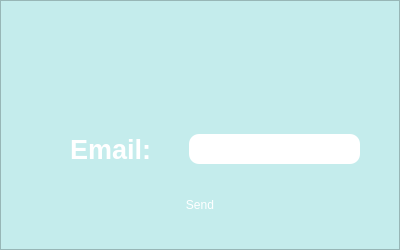
<?xml version="1.0" encoding="UTF-8"?>
<ui version="4.0">
 <class>emailPopUp</class>
 <widget class="QWidget" name="emailPopUp">
  <property name="geometry">
   <rect>
    <x>0</x>
    <y>0</y>
    <width>400</width>
    <height>250</height>
   </rect>
  </property>
  <property name="windowTitle">
   <string>Form</string>
  </property>
  <property name="styleSheet">
   <string notr="true">background-color: rgb(196, 236, 236);</string>
  </property>
  <widget class="QFrame" name="emailPopUp_2">
   <property name="geometry">
    <rect>
     <x>0</x>
     <y>0</y>
     <width>400</width>
     <height>250</height>
    </rect>
   </property>
   <property name="maximumSize">
    <size>
     <width>500</width>
     <height>600</height>
    </size>
   </property>
   <property name="styleSheet">
    <string notr="true">background: qlineargradient(
    x1: 0, y1: 0, x2: 1, y2: 1,
    stop: 0 rgba(39, 113, 90, 1), stop: 1 rgba(210, 254, 254, 1)
);</string>
   </property>
   <property name="frameShape">
    <enum>QFrame::StyledPanel</enum>
   </property>
   <property name="frameShadow">
    <enum>QFrame::Raised</enum>
   </property>
   <widget class="QPushButton" name="logoButton">
    <property name="geometry">
     <rect>
      <x>165</x>
      <y>40</y>
      <width>70</width>
      <height>70</height>
     </rect>
    </property>
    <property name="font">
     <font>
      <family>Arial</family>
      <underline>false</underline>
     </font>
    </property>
    <property name="styleSheet">
     <string notr="true">background:none;
border: none;
color: black;</string>
    </property>
    <property name="text">
     <string/>
    </property>
    <property name="icon">
     <iconset>
      <normaloff>../images/icon.png</normaloff>../images/icon.png</iconset>
    </property>
    <property name="iconSize">
     <size>
      <width>90</width>
      <height>90</height>
     </size>
    </property>
   </widget>
   <widget class="QFrame" name="frame">
    <property name="geometry">
     <rect>
      <x>0</x>
      <y>119</y>
      <width>400</width>
      <height>60</height>
     </rect>
    </property>
    <property name="styleSheet">
     <string notr="true">border: none;
background: none;</string>
    </property>
    <property name="frameShape">
     <enum>QFrame::StyledPanel</enum>
    </property>
    <property name="frameShadow">
     <enum>QFrame::Raised</enum>
    </property>
    <widget class="QTextEdit" name="emailText">
     <property name="geometry">
      <rect>
       <x>189</x>
       <y>15</y>
       <width>171</width>
       <height>30</height>
      </rect>
     </property>
     <property name="styleSheet">
      <string notr="true">font: 13pt &quot;Arial&quot;;
background-color: rgb(255, 255, 255);
border-radius: 10%;
color: black;</string>
     </property>
     <property name="html">
      <string>&lt;!DOCTYPE HTML PUBLIC &quot;-//W3C//DTD HTML 4.0//EN&quot; &quot;http://www.w3.org/TR/REC-html40/strict.dtd&quot;&gt;
&lt;html&gt;&lt;head&gt;&lt;meta name=&quot;qrichtext&quot; content=&quot;1&quot; /&gt;&lt;meta charset=&quot;utf-8&quot; /&gt;&lt;style type=&quot;text/css&quot;&gt;
p, li { white-space: pre-wrap; }
hr { height: 1px; border-width: 0; }
li.unchecked::marker { content: &quot;\2610&quot;; }
li.checked::marker { content: &quot;\2612&quot;; }
&lt;/style&gt;&lt;/head&gt;&lt;body style=&quot; font-family:'Arial'; font-size:13pt; font-weight:400; font-style:normal;&quot;&gt;
&lt;p style=&quot;-qt-paragraph-type:empty; margin-top:0px; margin-bottom:0px; margin-left:0px; margin-right:0px; -qt-block-indent:0; text-indent:0px;&quot;&gt;&lt;br /&gt;&lt;/p&gt;&lt;/body&gt;&lt;/html&gt;</string>
     </property>
    </widget>
    <widget class="QLabel" name="emailLabel">
     <property name="geometry">
      <rect>
       <x>40</x>
       <y>15</y>
       <width>111</width>
       <height>30</height>
      </rect>
     </property>
     <property name="font">
      <font>
       <family>Arial</family>
       <pointsize>20</pointsize>
       <italic>false</italic>
       <bold>true</bold>
      </font>
     </property>
     <property name="styleSheet">
      <string notr="true">font: 700 20pt &quot;Arial&quot;;
background: none;
color: white;</string>
     </property>
     <property name="text">
      <string>Email:</string>
     </property>
     <property name="alignment">
      <set>Qt::AlignRight|Qt::AlignTrailing|Qt::AlignVCenter</set>
     </property>
    </widget>
   </widget>
   <widget class="QPushButton" name="sendButton">
    <property name="geometry">
     <rect>
      <x>150</x>
      <y>190</y>
      <width>100</width>
      <height>30</height>
     </rect>
    </property>
    <property name="styleSheet">
     <string notr="true">font: 18pt &quot;Arial&quot;;
color: white; 
background: qradialgradient(
    cx: 0.3, cy: -0.4, fx: 0.3, fy: -0.4,
    radius: 1.35, stop: 0 rgba(35, 120, 99, 1), stop: 1 rgba(77, 206, 175, 1)
);

border-radius: 10%;</string>
    </property>
    <property name="text">
     <string>Send</string>
    </property>
   </widget>
  </widget>
 </widget>
 <resources/>
 <connections/>
</ui>
